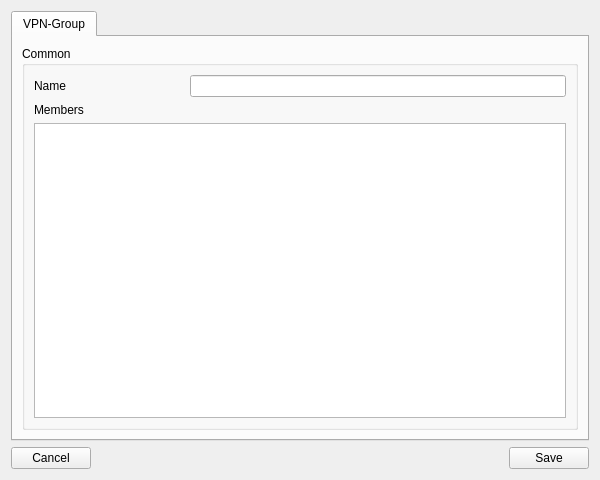
<?xml version="1.0" encoding="UTF-8"?>
<ui version="4.0">
 <class>vpnGroupEditor</class>
 <widget class="QWidget" name="vpnGroupEditor">
  <property name="geometry">
   <rect>
    <x>0</x>
    <y>0</y>
    <width>600</width>
    <height>480</height>
   </rect>
  </property>
  <property name="windowTitle">
   <string>Form</string>
  </property>
  <layout class="QVBoxLayout" name="verticalLayout">
   <item>
    <widget class="QTabWidget" name="tabWidget">
     <property name="currentIndex">
      <number>0</number>
     </property>
     <widget class="QWidget" name="tab">
      <attribute name="title">
       <string>VPN-Group</string>
      </attribute>
      <layout class="QVBoxLayout" name="verticalLayout_2">
       <item>
        <widget class="QGroupBox" name="groupBox">
         <property name="title">
          <string>Common</string>
         </property>
         <layout class="QVBoxLayout" name="verticalLayout_3">
          <item>
           <layout class="QFormLayout" name="formLayout">
            <item row="0" column="0">
             <widget class="QLabel" name="label">
              <property name="minimumSize">
               <size>
                <width>150</width>
                <height>0</height>
               </size>
              </property>
              <property name="text">
               <string>Name</string>
              </property>
             </widget>
            </item>
            <item row="0" column="1">
             <widget class="QLineEdit" name="leName"/>
            </item>
            <item row="1" column="0">
             <widget class="QLabel" name="label_2">
              <property name="minimumSize">
               <size>
                <width>150</width>
                <height>0</height>
               </size>
              </property>
              <property name="text">
               <string>Members</string>
              </property>
             </widget>
            </item>
           </layout>
          </item>
          <item>
           <widget class="QTreeView" name="tvMembers">
            <property name="editTriggers">
             <set>QAbstractItemView::NoEditTriggers</set>
            </property>
            <property name="indentation">
             <number>10</number>
            </property>
            <property name="rootIsDecorated">
             <bool>false</bool>
            </property>
            <property name="sortingEnabled">
             <bool>true</bool>
            </property>
           </widget>
          </item>
         </layout>
        </widget>
       </item>
      </layout>
     </widget>
    </widget>
   </item>
   <item>
    <layout class="QHBoxLayout" name="horizontalLayout">
     <item>
      <widget class="QPushButton" name="btnCancel">
       <property name="text">
        <string>Cancel</string>
       </property>
      </widget>
     </item>
     <item>
      <spacer name="horizontalSpacer">
       <property name="orientation">
        <enum>Qt::Horizontal</enum>
       </property>
       <property name="sizeHint" stdset="0">
        <size>
         <width>40</width>
         <height>20</height>
        </size>
       </property>
      </spacer>
     </item>
     <item>
      <widget class="QPushButton" name="btnSave">
       <property name="text">
        <string>Save</string>
       </property>
      </widget>
     </item>
    </layout>
   </item>
  </layout>
 </widget>
 <resources/>
 <connections/>
</ui>
